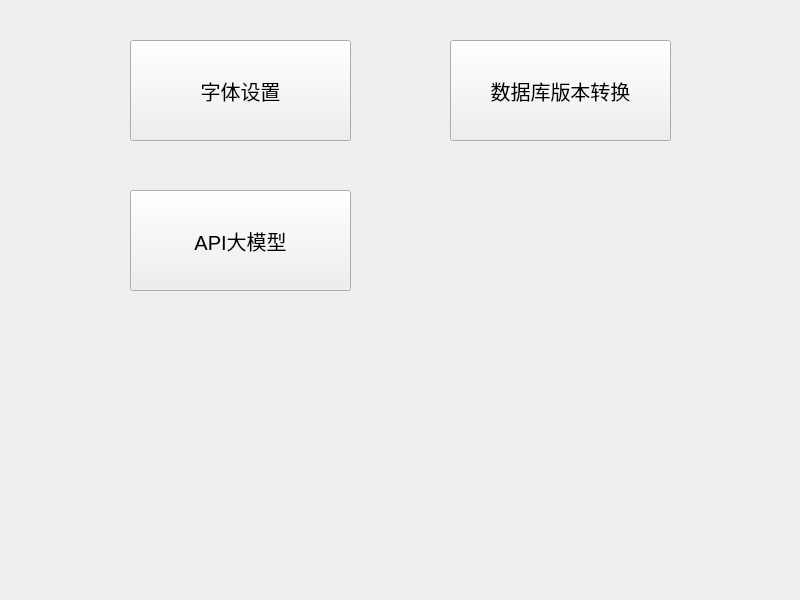
<?xml version="1.0" encoding="UTF-8"?>
<ui version="4.0">
 <class>setting</class>
 <widget class="QWidget" name="setting">
  <property name="geometry">
   <rect>
    <x>0</x>
    <y>0</y>
    <width>800</width>
    <height>600</height>
   </rect>
  </property>
  <property name="windowTitle">
   <string>setting</string>
  </property>
  <widget class="QPushButton" name="pushButton">
   <property name="geometry">
    <rect>
     <x>130</x>
     <y>40</y>
     <width>221</width>
     <height>101</height>
    </rect>
   </property>
   <property name="font">
    <font>
     <pointsize>15</pointsize>
    </font>
   </property>
   <property name="text">
    <string>字体设置</string>
   </property>
  </widget>
  <widget class="QPushButton" name="pushButton_2">
   <property name="geometry">
    <rect>
     <x>450</x>
     <y>40</y>
     <width>221</width>
     <height>101</height>
    </rect>
   </property>
   <property name="font">
    <font>
     <pointsize>15</pointsize>
    </font>
   </property>
   <property name="text">
    <string>数据库版本转换</string>
   </property>
  </widget>
  <widget class="QPushButton" name="pushButton_3">
   <property name="geometry">
    <rect>
     <x>130</x>
     <y>190</y>
     <width>221</width>
     <height>101</height>
    </rect>
   </property>
   <property name="font">
    <font>
     <pointsize>15</pointsize>
    </font>
   </property>
   <property name="text">
    <string>API大模型</string>
   </property>
  </widget>
 </widget>
 <resources/>
 <connections/>
</ui>
